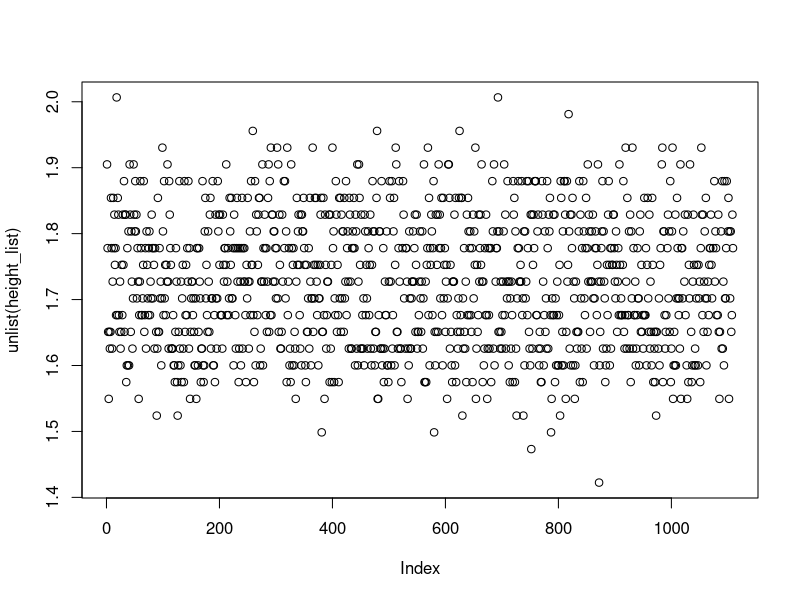
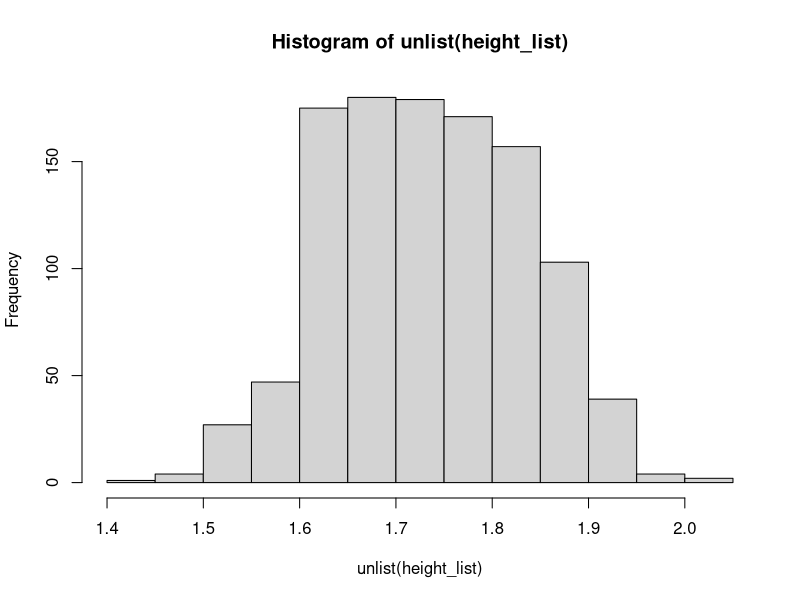

Reproduce these figures in R, in order.

# The aim of this R Markdown document is to compare the heights of men and women
# Read in the Excel
# PGPBasicPhenotypesSurvey2015-20180819174645.csv file is in Personal_Genome_Project directory (CWD)
# Has columns of Participant, Height, Weight, *BUT NOT* Gender
height_CSV <- read.csv(file="PGPBasicPhenotypesSurvey2015-20180819174645.csv", header=TRUE, sep=",")
# Has Gender, but not height or weight
gender_CSV <- read.csv(file="PGPParticipantSurvey-20180819174510.csv", header=TRUE, sep=",")

# These are the ENTIRE CSV documents, so we need to slice them down
# height_CSV
# gender_CSV

# the lengths of these CSVs are mis-matched, BUT they have participant names in common
print('rows of height CSV')
length(height_CSV$Height)
print('rows of gender CSV')
length(gender_CSV$Gender)

# lengths are different and rows are mis-matched, BUT participants names shared
print('participant names for height CSV')
height_CSV$Participant[1:20]
print('participant names for weight CSV')
gender_CSV$Participant[1:20]

# the '$' allows you to select an element of interest
# square brackets select the rows of interest
# print('first 20 heights')
# height_CSV$Height[1:20]
# print('first 20 genders')
# gender_CSV$Gender[1:20]
height_CSV$Participant[1]
gender_CSV$Participant[1]
height_CSV$Height[1]
gender_CSV$Gender[1]


# heights need to be converted from FEET'INCHES" format (6'3") ==> single-dicit numeric 
# HOWEVER, the different formats need to be taken into account
# looks like I'll need to create a function to clean this up
# standard height
heights <- height_CSV$Height
heights[1]
# double single quotes instead of double quotes
heights[18]
# blank
heights[89]
# range of height
heights[796]
# triple single quotes
heights[918]
#length(height_CSV$Height)
#length(height_CSV$Participant)
heights[1:10]




# function that takes height (feet'inches") and returns meters
return_meters <- function(height)
{
  inches <- NA
  feet <- NA
  feet <- substring(height,1,1)
  
  second_block <- substring(height,3,4)
  second_block_second_digit <- substring(second_block,2,2)
  second_block_first_digit <- substring(second_block,1,1)
  if (grepl("\\d", feet))
  {
    if (grepl("\\d",second_block_second_digit))
    {
      #print("both digits triggered")
      inches <- second_block
    }
    else if (grepl("\\d",second_block_first_digit))
    {
      #print("first digit triggered")
      inches <- substr(second_block,1,1)
    }
    else 
    {
      #print("something else")
    }
  }
  feet_to_meters <- as.numeric(feet) * 0.3048
  inches_to_meters <- as.numeric(inches) * 0.0254
  meters <- feet_to_meters + inches_to_meters
  return(meters)
}
# print(return_meters("6'4"))


i <- 1
participant_length <- length(height_CSV$Participant)
height_length <- length(height_CSV$Height)
height_list <- list()
while(i <= participant_length)
{
  #print(i)
  current_participant <- as.character(height_CSV$Participant[i])
  current_height <- return_meters(height_CSV$Height[i])
  height_list[[current_participant]] <- current_height
  i <- i + 1
}
height_list[1:10]
# plot
plot(unlist(height_list))
# histogram
hist(unlist(height_list))
length(height_list)
#length(unique(height_list))


# function that returns gender
returngender <- function(current_gender)
{
  if (grepl("Female", current_gender))
  {
    #print("Female")
    gender <- "Female"
  }
  else if (grepl("female", current_gender))
  {
    #print("Female")
    gender <- "Female"
  }
  else if (grepl("woman", current_gender))
  {
    #print("Female")
    gender <- "Female"
  }
  else if (grepl("Male", current_gender))
  {
    #print("Male")
    gender <- "Male"
  }
  else if (grepl("male", current_gender))
  {
    #print("Male")
    gender <- "Male"
  }
  else {
    gender <- NA
  }
  return(gender)
}


# get a list of genders
i <- 1
participant_length <- length(gender_CSV$Participant)
gender_length <- length(gender_CSV$Gender)
gender_list <- list()
while (i <= gender_length)
{
  current_gender <- gender_CSV$Gender[i]
  current_participant <- as.character(gender_CSV$Participant[i])
  gender_list[[current_participant]] <- returngender(current_gender)
  i <- i + 1
}
length(gender_list)
gender_list[1:10]



# calculate the average heights for men and women
#i <- 1
#female_height_sum <- 0
#female_count <- 0
#male_height_sum <- 0
#male_count <- 0

#while (i <= length(height_and_gender$Gender))
#{
#  current_height <- height_and_gender$Height[i]
#  # print(i)
#  if (height_and_gender$Gender[i] == "Female")
#  {
#    #print("Female")
#    female_count <- female_count + 1
#    female_height_sum <- female_height_sum + as.numeric(current_height)
#    #print(current_height)
#  }
#  else if (height_and_gender$Gender[i] == "Male")
#  {
#    #print("Male")
#    male_count <- male_count + 1
#    male_height_sum <- male_height_sum + as.numeric(current_height)
#  }
#  i <- i + 1
#}
#male_height_average <- male_height_sum / male_count
#female_height_average <- female_height_sum / female_count
#print("male height average")
#print(male_height_average)
##print(male_count)
#print("female height average")
#print(female_height_average)
#print(female_count)



